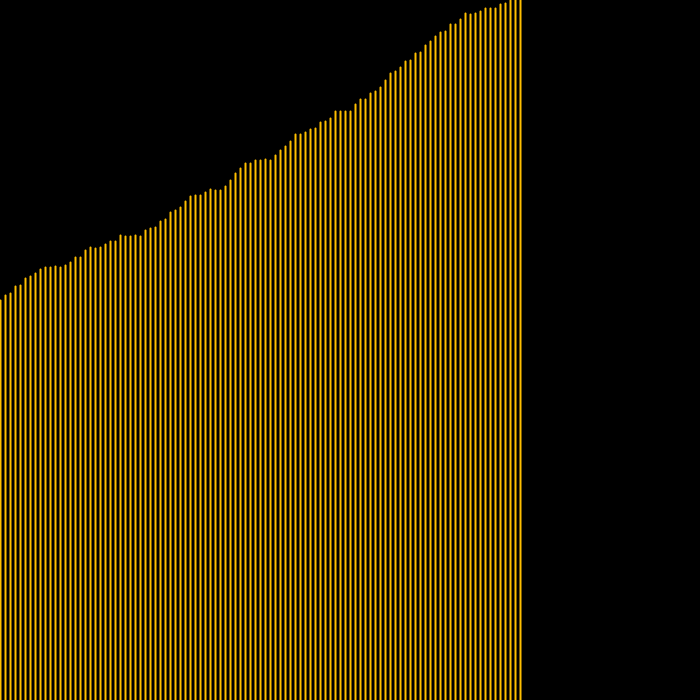
Frame 1 (no input)
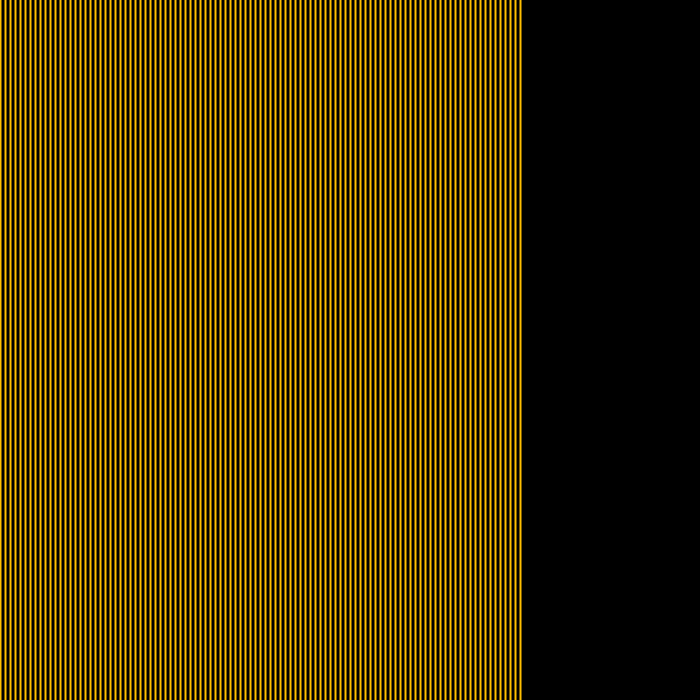
Frame 2 (the mouse pressed at the canvas centre, redrawn once)

The Processing sketch that drew these frames (run headless with seeded random() and noise(); the mouse was pressed at the canvas centre and the sketch redrawn once):

// Processing sketch: stonkz_unit3
// ── stonkz_unit3.pde
//declaration and initialization
float gold = 400;
float silver = 300;

//how think each line will be 
void setup() {
  size(700, 700);
  strokeWeight(2);
}

void draw() {
  background(0);

//this is determining the value of silver over time
  //float time = 0;
  //for (int i =0; i < 10; i++) {
  //  stroke (200);
  //  strokeWeight(2);
  //  line(time, height - silver, time, height);
  //  silver += random(-3, 4);
  //}
  
//this is determining the value of gold over time
    for (int i =0; i < 105; i++) {
    stroke (#ffbf00);
    strokeWeight(2);
    line(i *5, height - gold, i *5 , height);
    gold += random(-1, 8);
    ;
    }
  
  noLoop();
  
   if(frameCount == 1) {
    String filename = "output";
    save(filename + ".png");
    print("canvas saved as " + filename + ".png");
   }
}
